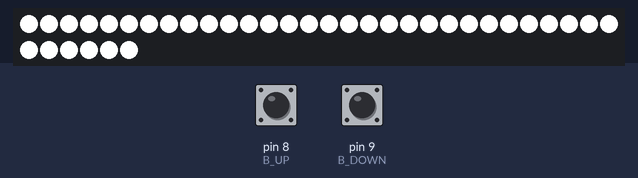
Simulated run of this sketch. Board: Arduino Uno, built with avr-gcc and run on an emulated ATmega328P. On the bench: 36 RGB LEDs in strip order, left to right, continuing on the next row. The inputs (shaded band) are chosen by the test bench; at power-on: pin 9 (B_DOWN) LOW, pin 8 (B_UP) LOW.

Above: at 1.1 s.
At 2.8 s:
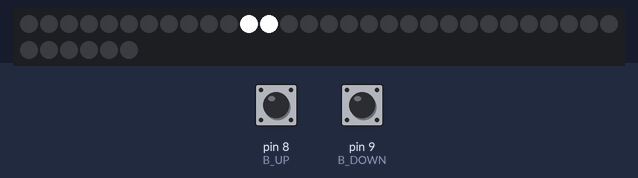
2.9 s: pin 9 (B_DOWN) pulled HIGH for 1 s
5.5 s: pin 9 (B_DOWN) pulled HIGH for 0.25 s
7.3 s: pin 8 (B_UP) pulled HIGH for 3.2 s
Timing chart, 0 to 10.3 s (numbered marks = the images above; inputs shaded):
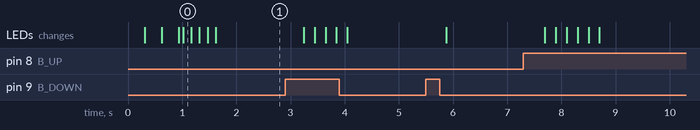

The sketch:

digilog.ino
```cpp
//Digilog clock firmware v0.5 By Elijah Reeds
/*Copyright 2018 Elijah Reeds

This file is part of digilog-clock.

digilog-clock is free software: you can redistribute it and/or modify it under the terms of the GNU General Public License as published by the Free Software Foundation, either version 3 of the License, or (at your option) any later version.

digilog-clock is distributed in the hope that it will be useful, but WITHOUT ANY WARRANTY; without even the implied warranty of MERCHANTABILITY or FITNESS FOR A PARTICULAR PURPOSE. See the GNU General Public License for more details.

You should have received a copy of the GNU General Public License along with Foobar. If not, see http://www.gnu.org/licenses/.
*/
#include <FastLED.h>

#define LED_COUNT 36 // 36 total LEDS 0-11 are for hour, and 12 - 35 are minutes. one minute led for every number and inbetween every two numbers on a clock face (12 hr clock).
#define LED_PIN 4//The datapin for the WS2812 pin.
#define B_UP 8//button for brightness up.
#define B_DOWN 9//button for brightness down.

long previousTime = 0;
long interval = 200;

int curSec = 28;  //current time variables
int curHour = 11;
float curMin = 01;

int mnl = 0; //The current minute LED

int hourR = 0; //hour LED color.
int hourG = 0;
int hourB = 255;

int minR = 255; //minute LED color.
int minG = 0;
int minB = 0;

int potIn = 0;
int rBright = 10; //Raw brightness.
int bright = 0; //Acts as the reverse of the brightness input so that setting a high brightness lowers the amount to devide the color values

CRGB leds[LED_COUNT]; //just initializing the leds.

void setup() {
  FastLED.addLeds<WS2812, LED_PIN, GRB>(leds, LED_COUNT);//fastled setup.

  Serial.begin(9600);//start serial communications for debugging and other uses.

  pinMode(B_UP, INPUT);//sets pinmodes for brightness buttons.
  pinMode(B_DOWN, INPUT);

  for(int z = 0; z < 2; z++){//Startup animaiton... Pretty.
    for(int i = 0; i < LED_COUNT; i++){
        leds[i] = CRGB(255 / bright,255 / bright,255 / bright);
        FastLED.show();
        delay(10);
        leds[i] = CRGB(0,0,0);
        FastLED.show();
    }
  }
  for (int x = 0; x<2; x++){
    for (int i = 0; i < LED_COUNT; i++){
      leds[i] = CRGB(255 / bright,255 / bright,255 / bright);
    }
    FastLED.show();
    delay(150);
    for (int i = 0; i < LED_COUNT; i++){
      leds[i] = CRGB(0,0,0);
    }
    FastLED.show();
    delay(150);
  }


}

void loop() {

  unsigned long currentTime = millis();//keeps input from instantly repeating without delaying the entire program.
  if(currentTime - previousTime > interval){

    previousTime = currentTime;

    if(digitalRead(B_UP) == HIGH && rBright < 10){
      rBright++;
      delay(200);
    }else if(digitalRead(B_DOWN) == HIGH && rBright > 0){
      rBright--;
      delay(200);
    }
  }

  if(rBright >= 0 && rBright < 11){ //reverses the brightness input so that setting a high brightness lowers the devision of the color values. Also sets the brightness to five if its out of the range of 0-10.
    bright = 10 - rBright;
  }else{
    bright = 5;
  }


  disTime(curHour,hourR,hourG,hourB,curMin,minR,minG,minB);//calls the disTime (display time) function.
}

void disTime(int hr,int hrr,int hrg,int hrb,float mn,int mnr,int mng,int mnb){//This function takes in color and time values then

  for (int i = 0; i < LED_COUNT; i++){ //<-- set all lights to off so that leds don't stay on after time chage.
      leds[i] = CRGB(0,0,0);
  }

  byte mnt = (((byte)mn / 10) % 10);//<-- math for converting current minute to current led.
  mn = mn - (mnt * 10);
  if(mn < 2.5){
    mnl = 12;
  }else if(mn >= 2.5 && mn < 5){
    mnl = 13;
  }else if(mn >= 5 && mn < 7.5){
    mnl = 14;
  }else if(mn >= 7.5 && mn < 10){
    mnl = 15;
  }
  mnl = mnl + (4 * mnt);
  leds[mnl] = CRGB(mnr / bright,mng / bright,mnb / bright);

  if(hr < 12){ //<-- Makes it so that if its 12oclck the first LED representing 12 will be lit instead of the 12th LED. Also sets it to 12oclock if somehow the time is over 12oclock (possible military time, or just error).
    leds[hr] = CRGB(hrr / bright,hrg / bright,hrb / bright);
  }else{
    leds[0] = CRGB(hrr / bright,hrg / bright,hrb / bright);
  }

  FastLED.show(); //Tells the arduino to send the LED data to the LED's.

}

//I'm here to waste memory!
```
